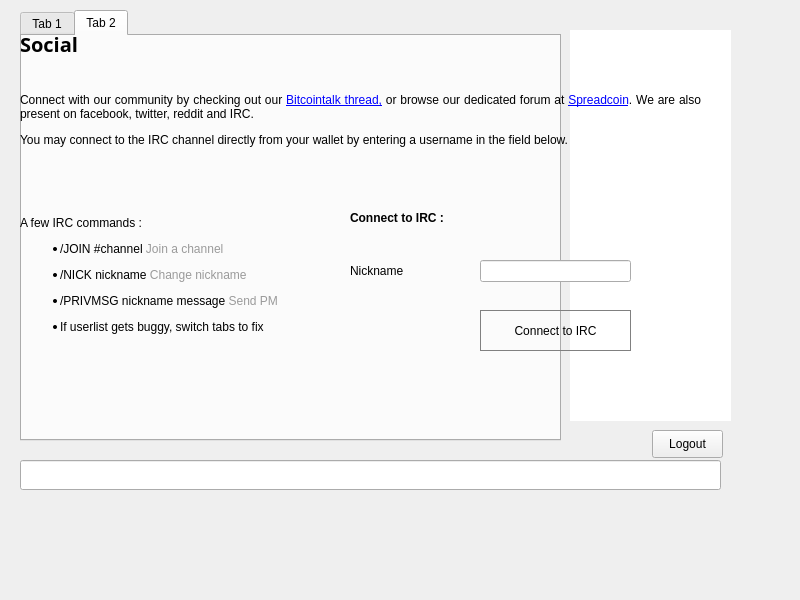
<?xml version="1.0" encoding="UTF-8"?>
<ui version="4.0">
 <class>ChatWindow</class>
 <widget class="QMainWindow" name="ChatWindow">
  <property name="geometry">
   <rect>
    <x>0</x>
    <y>0</y>
    <width>800</width>
    <height>600</height>
   </rect>
  </property>
  <property name="windowTitle">
   <string>Chat Window</string>
  </property>
   <widget class="QWidget" name="chatmain" native="true">
    <property name="geometry">
     <rect>
      <x>0</x>
      <y>0</y>
      <width>741</width>
      <height>501</height>
     </rect>
    </property>
    <widget class="QWidget" name="splitter" native="true">
     <property name="enabled">
      <bool>true</bool>
     </property>
     <property name="geometry">
      <rect>
       <x>10</x>
       <y>10</y>
       <width>721</width>
       <height>491</height>
      </rect>
     </property>
     <property name="styleSheet">
      <string notr="true"/>
     </property>
     <widget class="QTabWidget" name="tab">
      <property name="enabled">
       <bool>true</bool>
      </property>
      <property name="geometry">
       <rect>
        <x>10</x>
        <y>0</y>
        <width>541</width>
        <height>431</height>
       </rect>
      </property>
      <property name="styleSheet">
       <string notr="true"/>
      </property>
      <property name="tabShape">
       <enum>QTabWidget::Rounded</enum>
      </property>
      <property name="currentIndex">
       <number>1</number>
      </property>
      <property name="tabsClosable">
       <bool>false</bool>
      </property>
      <widget class="QWidget" name="chatpanel">
       <attribute name="title">
        <string>Tab 1</string>
       </attribute>
      </widget>
      <widget class="QWidget" name="tab_5">
       <attribute name="title">
        <string>Tab 2</string>
       </attribute>
      </widget>
     </widget>
     <widget class="QLineEdit" name="lineEdit">
      <property name="geometry">
       <rect>
        <x>10</x>
        <y>450</y>
        <width>701</width>
        <height>30</height>
       </rect>
      </property>
      <property name="sizePolicy">
       <sizepolicy hsizetype="Fixed" vsizetype="Fixed">
        <horstretch>0</horstretch>
        <verstretch>0</verstretch>
       </sizepolicy>
      </property>
      <property name="maximumSize">
       <size>
        <width>16777215</width>
        <height>30</height>
       </size>
      </property>
     </widget>
     <widget class="QListView" name="userView">
      <property name="geometry">
       <rect>
        <x>560</x>
        <y>20</y>
        <width>161</width>
        <height>391</height>
       </rect>
      </property>
      <property name="minimumSize">
       <size>
        <width>0</width>
        <height>300</height>
       </size>
      </property>
      <property name="styleSheet">
       <string notr="true">border-radius:10px;</string>
      </property>
     </widget>
     <widget class="QPushButton" name="disconnectbutton">
      <property name="geometry">
       <rect>
        <x>642</x>
        <y>420</y>
        <width>71</width>
        <height>28</height>
       </rect>
      </property>
      <property name="text">
       <string>Logout</string>
      </property>
     </widget>
    </widget>
    <widget class="QWidget" name="connecttab" native="true">
     <property name="geometry">
      <rect>
       <x>10</x>
       <y>10</y>
       <width>731</width>
       <height>441</height>
      </rect>
     </property>
     <widget class="QWidget" name="layoutWidget">
      <property name="geometry">
       <rect>
        <x>10</x>
        <y>20</y>
        <width>250</width>
        <height>27</height>
       </rect>
      </property>
      <layout class="QHBoxLayout" name="hide1">
       <property name="spacing">
        <number>7</number>
       </property>
       <item>
        <widget class="QLabel" name="label_9">
         <property name="font">
          <font>
           <family>Open Sans,sans-serif</family>
          </font>
         </property>
         <property name="text">
          <string>&lt;html&gt;&lt;head/&gt;&lt;body&gt;&lt;p&gt;&lt;span style=&quot; font-size:20px; font-weight:600; color:#000000;&quot;&gt;Social&lt;/span&gt;&lt;/p&gt;&lt;/body&gt;&lt;/html&gt;</string>
         </property>
        </widget>
       </item>
       <item>
        <spacer name="horizontalSpacer_4">
         <property name="orientation">
          <enum>Qt::Horizontal</enum>
         </property>
         <property name="sizeHint" stdset="0">
          <size>
           <width>40</width>
           <height>20</height>
          </size>
         </property>
        </spacer>
       </item>
      </layout>
     </widget>
     <widget class="QLabel" name="hide2">
      <property name="geometry">
       <rect>
        <x>10</x>
        <y>70</y>
        <width>681</width>
        <height>81</height>
       </rect>
      </property>
      <property name="text">
       <string>&lt;html&gt;&lt;head/&gt;&lt;body&gt;&lt;p align=&quot;justify&quot;&gt;Connect with our community by checking out our &lt;a href=&quot;https://bitcointalk.org/index.php?topic=715435.0&quot;&gt;&lt;span style=&quot; text-decoration: underline; color:#0000ff;&quot;&gt;Bitcointalk thread,&lt;/span&gt;&lt;/a&gt; or browse our dedicated forum at &lt;a href=&quot;[05:31:52 م] Spreadcoin Development: http://spreadcoin.co/&quot;&gt;&lt;span style=&quot; text-decoration: underline; color:#0000ff;&quot;&gt;Spreadcoin&lt;/span&gt;&lt;/a&gt;. We are also present on facebook, twitter, reddit and IRC.&lt;/p&gt;&lt;p align=&quot;justify&quot;&gt;You may connect to the IRC channel directly from your wallet by entering a username in the field below.&lt;/p&gt;&lt;/body&gt;&lt;/html&gt;</string>
      </property>
      <property name="wordWrap">
       <bool>true</bool>
      </property>
      <property name="openExternalLinks">
       <bool>true</bool>
      </property>
     </widget>
     <widget class="QLabel" name="label">
      <property name="geometry">
       <rect>
        <x>40</x>
        <y>350</y>
        <width>50</width>
        <height>50</height>
       </rect>
      </property>
      <property name="text">
       <string>&lt;html&gt;&lt;head/&gt;&lt;body&gt;&lt;p&gt;&lt;a href=&quot;https://twitter.com/spread_coin&quot;&gt;&lt;span style=&quot; text-decoration: underline; color:#0000ff;&quot;&gt;&lt;img src=&quot;:/icons/twitter&quot;/&gt;&lt;/span&gt;&lt;/a&gt;&lt;/p&gt;&lt;/body&gt;&lt;/html&gt;</string>
      </property>
      <property name="margin">
       <number>5</number>
      </property>
      <property name="openExternalLinks">
       <bool>true</bool>
      </property>
     </widget>
     <widget class="QLabel" name="label_3">
      <property name="geometry">
       <rect>
        <x>100</x>
        <y>350</y>
        <width>50</width>
        <height>50</height>
       </rect>
      </property>
      <property name="text">
       <string>&lt;html&gt;&lt;head/&gt;&lt;body&gt;&lt;p&gt;&lt;a href=&quot;#&quot;&gt;&lt;span style=&quot; text-decoration: underline; color:#0000ff;&quot;&gt;&lt;img src=&quot;:/icons/facebookoff&quot;/&gt;&lt;/span&gt;&lt;/a&gt;&lt;/p&gt;&lt;/body&gt;&lt;/html&gt;</string>
      </property>
      <property name="openExternalLinks">
       <bool>true</bool>
      </property>
     </widget>
     <widget class="QLabel" name="label_4">
      <property name="geometry">
       <rect>
        <x>160</x>
        <y>350</y>
        <width>50</width>
        <height>50</height>
       </rect>
      </property>
      <property name="text">
       <string>&lt;html&gt;&lt;head/&gt;&lt;body&gt;&lt;p&gt;&lt;a href=&quot;http://www.reddit.com/r/Spreadcoin&quot;&gt;&lt;span style=&quot; text-decoration: underline; color:#0000ff;&quot;&gt;&lt;img src=&quot;:/icons/reddit&quot;/&gt;&lt;/span&gt;&lt;/a&gt;&lt;/p&gt;&lt;/body&gt;&lt;/html&gt;</string>
      </property>
      <property name="openExternalLinks">
       <bool>true</bool>
      </property>
     </widget>
     <widget class="QLabel" name="label_6">
      <property name="geometry">
       <rect>
        <x>220</x>
        <y>350</y>
        <width>50</width>
        <height>50</height>
       </rect>
      </property>
      <property name="text">
       <string>&lt;html&gt;&lt;head/&gt;&lt;body&gt;&lt;p&gt;&lt;a href=&quot;https://bitcointalk.org/index.php?topic=715435.0&quot;&gt;&lt;span style=&quot; text-decoration: underline; color:#0000ff;&quot;&gt;&lt;img src=&quot;:/icons/bitcointalk&quot;/&gt;&lt;/span&gt;&lt;/a&gt;&lt;/p&gt;&lt;/body&gt;&lt;/html&gt;</string>
      </property>
      <property name="openExternalLinks">
       <bool>true</bool>
      </property>
     </widget>
     <widget class="QLabel" name="label_6">
      <property name="geometry">
       <rect>
        <x>280</x>
        <y>350</y>
        <width>50</width>
        <height>50</height>
       </rect>
      </property>
      <property name="text">
       <string>&lt;html&gt;&lt;head/&gt;&lt;body&gt;&lt;p&gt;&lt;a href=&quot;https://cryptocointalk.com/forum/2064-spreadcoin-spr/&quot;&gt;&lt;span style=&quot; text-decoration: underline; color:#0000ff;&quot;&gt;&lt;img src=&quot;:/icons/cryptocointalk&quot;/&gt;&lt;/span&gt;&lt;/a&gt;&lt;/p&gt;&lt;/body&gt;&lt;/html&gt;</string>
      </property>
      <property name="openExternalLinks">
       <bool>true</bool>
      </property>
     </widget>
     <widget class="QLabel" name="label_2">
      <property name="geometry">
       <rect>
        <x>10</x>
        <y>160</y>
        <width>321</width>
        <height>211</height>
       </rect>
      </property>
      <property name="text">
       <string>&lt;html&gt;&lt;head/&gt;&lt;body&gt;&lt;p&gt;A few IRC commands :&lt;/p&gt;&lt;ul style=&quot;margin-top: 0px; margin-bottom: 0px; margin-left: 0px; margin-right: 0px; -qt-list-indent: 1;&quot;&gt;&lt;li style=&quot; margin-top:12px; margin-bottom:12px; margin-left:0px; margin-right:0px; -qt-block-indent:0; text-indent:0px;&quot;&gt;/JOIN #channel &lt;span style=&quot; color:#9a9a9a;&quot;&gt;Join a channel&lt;/span&gt;&lt;/li&gt;&lt;li style=&quot; margin-top:12px; margin-bottom:12px; margin-left:0px; margin-right:0px; -qt-block-indent:0; text-indent:0px;&quot;&gt;/NICK nickname &lt;span style=&quot; color:#9a9a9a;&quot;&gt;Change nickname&lt;/span&gt;&lt;/li&gt;&lt;li style=&quot; margin-top:12px; margin-bottom:12px; margin-left:0px; margin-right:0px; -qt-block-indent:0; text-indent:0px;&quot;&gt;/PRIVMSG nickname message &lt;span style=&quot; color:#9a9a9a;&quot;&gt;Send PM &lt;/span&gt;&lt;/li&gt;&lt;li style=&quot; margin-top:0px; margin-bottom:0px; margin-left:0px; margin-right:0px; -qt-block-indent:0; text-indent:0px;&quot;&gt;If userlist gets buggy, switch tabs to fix&lt;/li&gt;&lt;/ul&gt;&lt;/body&gt;&lt;/html&gt;</string>
      </property>
     </widget>
     <widget class="QLineEdit" name="editPseudo">
      <property name="geometry">
       <rect>
        <x>470</x>
        <y>250</y>
        <width>151</width>
        <height>22</height>
       </rect>
      </property>
      <property name="text">
       <string/>
      </property>
     </widget>
     <widget class="QLabel" name="label_5">
      <property name="geometry">
       <rect>
        <x>340</x>
        <y>250</y>
        <width>71</width>
        <height>21</height>
       </rect>
      </property>
      <property name="text">
       <string>Nickname</string>
      </property>
     </widget>
     <widget class="QPushButton" name="buttonConnect">
      <property name="geometry">
       <rect>
        <x>470</x>
        <y>300</y>
        <width>151</width>
        <height>41</height>
       </rect>
      </property>
      <property name="styleSheet">
       <string notr="true">border-radius:40px;border:1px solid grey</string>
      </property>
      <property name="text">
       <string>Connect to IRC</string>
      </property>
     </widget>
     <widget class="QLabel" name="label_10">
      <property name="geometry">
       <rect>
        <x>340</x>
        <y>200</y>
        <width>111</width>
        <height>16</height>
       </rect>
      </property>
      <property name="text">
       <string>&lt;html&gt;&lt;head/&gt;&lt;body&gt;&lt;p&gt;&lt;span style=&quot; font-weight:600;&quot;&gt;Connect to IRC :&lt;/span&gt;&lt;/p&gt;&lt;/body&gt;&lt;/html&gt;</string>
      </property>
     </widget>
    </widget>
   </widget>
   <action name="actionQuit">
    <property name="text">
     <string>Quit</string>
    </property>
    <property name="shortcut">
     <string>Ctrl+Q</string>
    </property>
   </action>
   <action name="actionCloseTab">
    <property name="text">
     <string>Close tab</string>
    </property>
   </action>
  </widget>
 <resources>
  <include location="../bitcoin.qrc"/>
 </resources>
 <connections/>
</ui>
